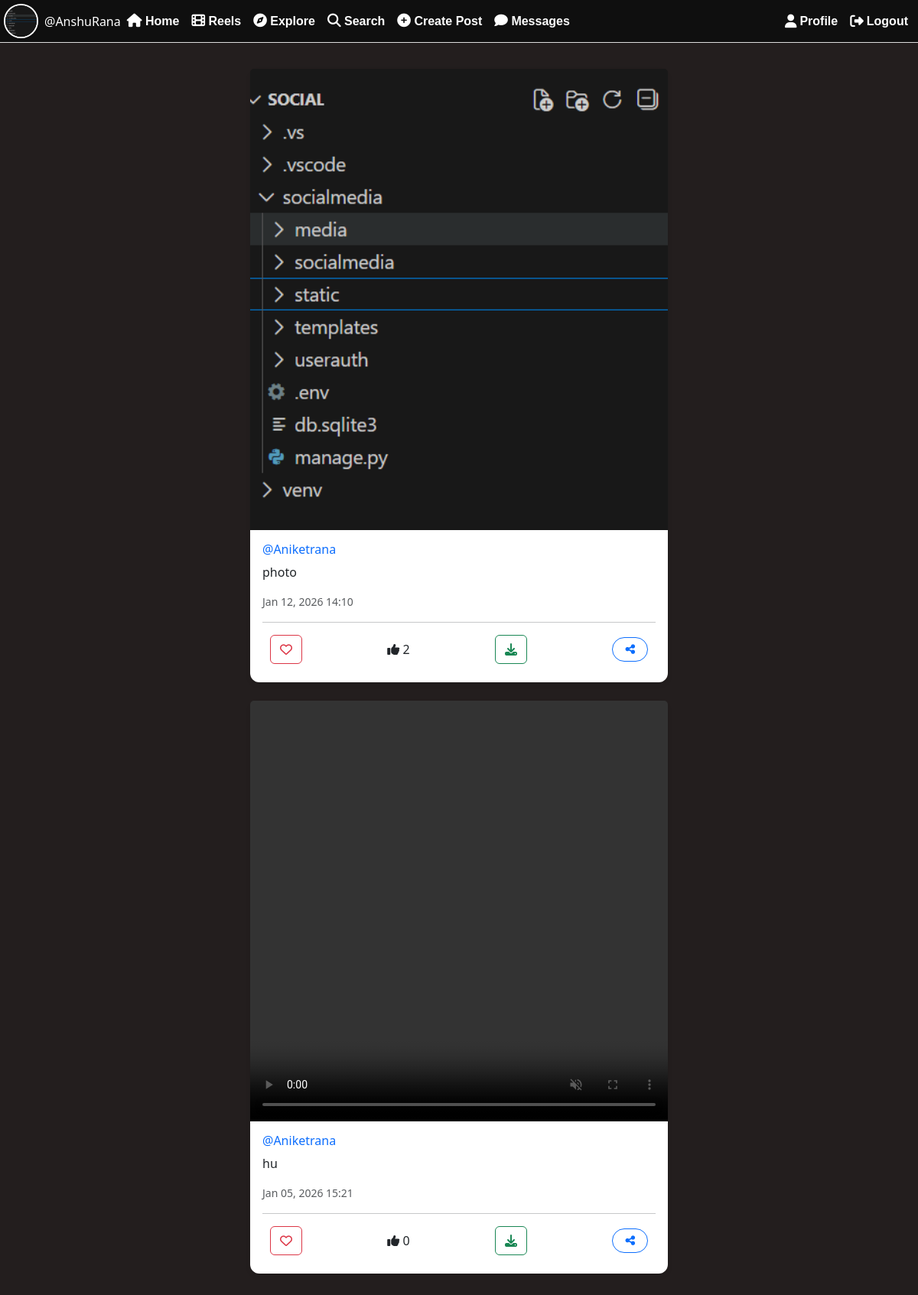
Page / (signed in) on the earlier database version.
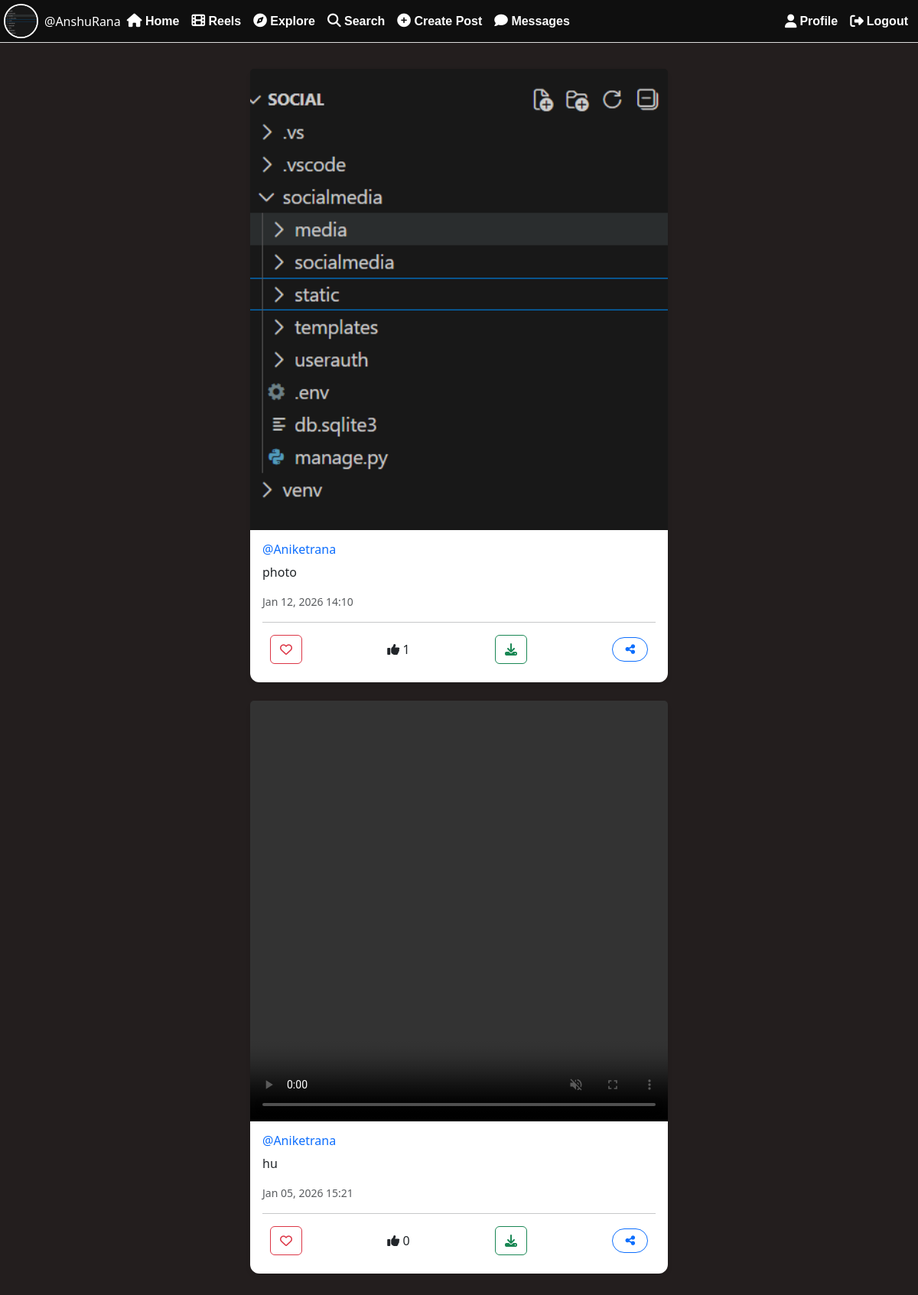
Same page on the later database version.
### userauth/models.py (models this page shows, shortened)
class Post(models.Model):
    id = models.UUIDField(primary_key=True, default=uuid.uuid4, editable=False)
    user = models.CharField(max_length=100)
    image = models.ImageField(upload_to='post-image',blank=True,null=True)
    video = models.FileField(upload_to='post_videos',blank=True,null=True)
    caption = models.TextField(blank=True)
    created_at = models.DateTimeField(default=datetime.now)
    no_of_likes = models.IntegerField(default=0)

### userauth/views.py (the view)
# urls.py: 2. Add a URL to urlpatterns:  path('', views.home, name='home')
@login_required(login_url='loginn')
def home(request):
    following_users = Followers.objects.filter(follower=request.user.username).values_list('user', flat=True)
    post = Post.objects.filter(Q(user=request.user.username) | Q(user__in=following_users)).order_by('-created_at')
    profile = Profile.objects.get(user=request.user)
    context = {
        'post': post,
        'profile': profile,
    }
    return render(request, 'main.html',context)

### templates/main.html (shortened to what this page needs)
{% load static %}
<!DOCTYPE html>
<html lang="en">
<head>
<link href="https://cdn.jsdelivr.net/npm/bootstrap@5.3.1/dist/css/bootstrap.min.css" rel="stylesheet">
<link rel="stylesheet" href="{% static 'css/main.css' %}" />
</head>
<body>
  <nav class="navbar navbar-expand-md navbar-dark fixed-top d-none d-md-block  navbar_section">
  <div class="container-fluid navbar_con">
    <a href="/profile/{{ user }}" class="d-flex align-items-center text-decoration-none">
      <img src="{{ profile.profileimg.url }}" class="profile-img me-2" />
      <span class="text-white">@{{ user }}</span>
    </a>
    <div class="collapse navbar-collapse" id="navbarCollapse">
      <ul class="navbar-nav me-auto">
        <li class="nav-item"><a class="nav-link" href="/"><i class="fa-solid fa-house"></i> Home</a></li>
         <li class="nav-item ">
           <a class="nav-link" href="/reels">
               <i class="fa-solid fa-film"></i> Reels
           </a>
        </li>
        <li class="nav-item"><a class="nav-link" href="/explore"><i class="fa-solid fa-compass"></i> Explore</a></li>
        <li class="nav-item">
          <a class="nav-link" href="#" data-bs-toggle="modal" data-bs-target="#searchModal">
            <i class="fa-solid fa-magnifying-glass"></i> Search
          </a>
        </li>
        <li class="nav-item">
          <a class="nav-link" href="#" data-bs-toggle="modal" data-bs-target="#createPostModal">
            <i class="fa-solid fa-circle-plus"></i> Create Post
          </a>
        </li>
        <li class="nav-item">
          <a class="nav-link" href="{% url 'account' %}">
            <i class="fa-solid fa-comment"></i> Messages
          </a>
        </li>
      </ul>
      <ul class="navbar-nav ms-auto">
        <li class="nav-item">
          <a class="nav-link" href="/profile/{{ user }}">
            <i class="fa-solid fa-user"></i> Profile
          </a>
        </li>
        <li class="nav-item">
          <a class="nav-link" href="/logout">
            <i class="fa-solid fa-right-from-bracket"></i> Logout
          </a>
        </li>
      </ul>
    </div>
  </div>
</nav>
<main class="container mt-1 pt-3">
{% for pos in post %}
<div class="row mb-4">
  <div class="col-md-6 mx-auto">
    <div class="card">
      {% if pos.video %}
      <video class="card-img-top reel-video reel_video_" muted playsinline preload="metadata" controls>
          <source src="{{ pos.video.url }}" type="video/mp4">
      </video>
      {% elif pos.image %}
      <img src="{{ pos.image.url }}" class="card-img-top">
      {% endif %}
      <div class="card-body">
        <h6>
          <a href="/profile/{{ pos.user }}" class="text-decoration-none">
            @{{ pos.user }}
          </a>
        </h6>
        <div class="hidden-scroll">
          <p>{{ pos.caption }}</p>
        </div>
        <p class="text-muted small">
          {{ pos.created_at|date:"M d, Y H:i" }}
        </p>
        <hr>
        <div class="d-flex justify-content-between align-items-center mt-2">
        <a href="/like-post/{{ pos.id }}" class="btn btn-outline-danger">
           <i class="far fa-heart"></i>
        </a>
    <span>
    <i class="fa-solid fa-thumbs-up"></i>
    {{ pos.no_of_likes }}
  </span>
  {% if pos.video %}
  <a href="{{ pos.video.url }}" download class="btn btn-outline-success">
    <i class="fa-solid fa-download"></i>
  </a>
  {% endif %}
            {% if pos.image %}
              <a href="{{ pos.image.url }}" download class="btn btn-outline-success">
               <i class="fa-solid fa-download"></i>
              </a>
             {% endif %}
         <button class="btn btn-outline-primary share-btn"
            data-url="{{ request.build_absolute_uri }}">
           <i class="fa-solid fa-share-nodes"></i>
         </button>
       </div>
      </div>
    </div>
  </div>
</div>
{% endfor %}
</main>
</body>
</html>

Differences in the rows shown:
changed Post "photo": no_of_likes "2" → "1"
